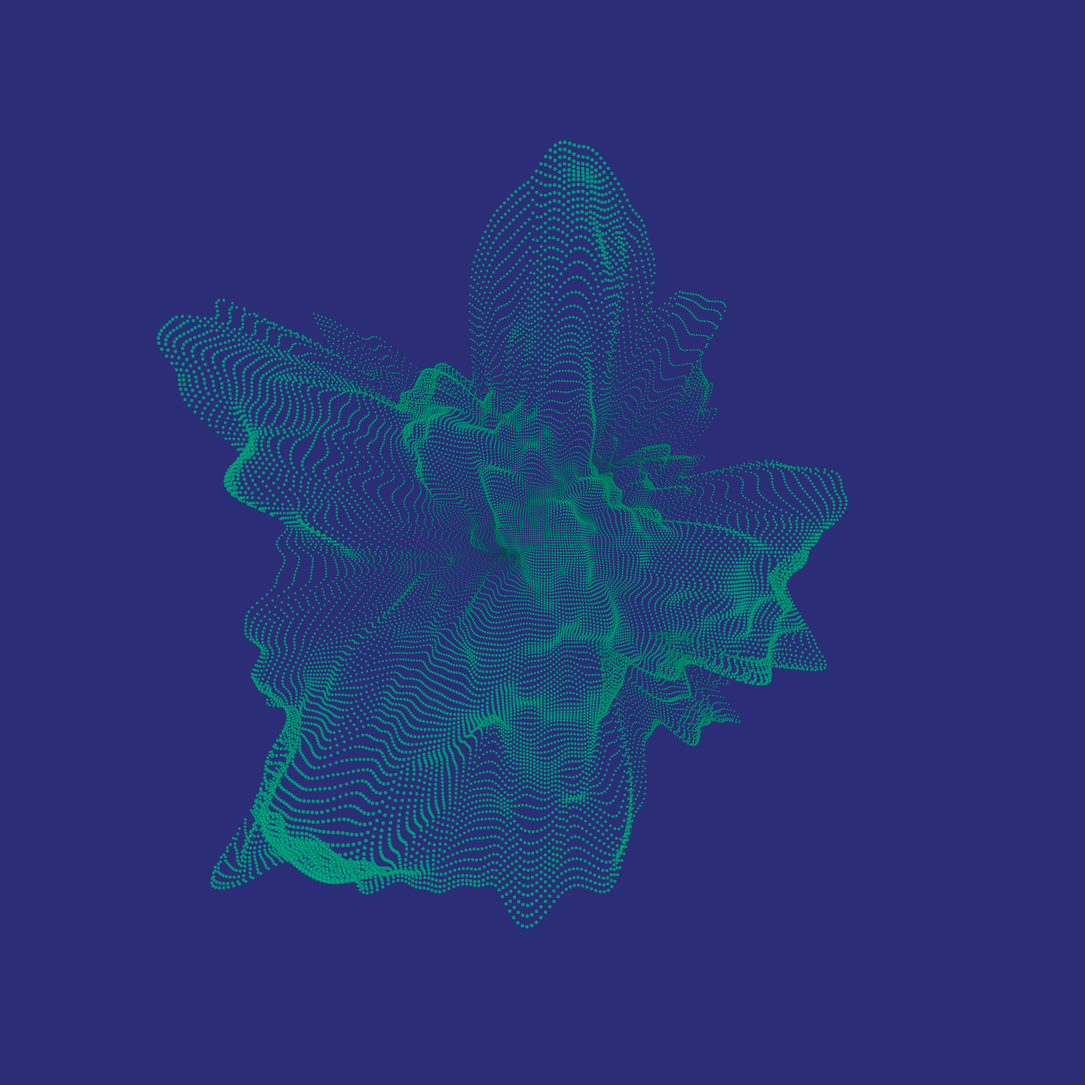
Frame 1 (no input)
Frame 60 (no input): identical to frame 1, image omitted
Frame 120 (the mouse pressed at the canvas centre since frame 60): identical to frame 1, image omitted

The p5.js sketch that drew this single still picture (run headless with seeded random() and noise() and a simulated clock; from frame 60 on, the mouse is pressed at the canvas centre):

// p5.js sketch
// ── sketch.js
// Copy of "Listing i.1" in Matt Pearson's 
// "Generative Art: A opractical Guide using Processing" (2011: xxiii)
// Translated from processing into p5 and changed colors

function setup() {
  createCanvas(windowWidth, windowHeight);
  //createCanvas(2000, 2000);
  limit = 200
  background(44, 45, 119);
  stroke(0, 50);
  colorMode('RGBA')
  fill(0, 173, 139, 200);
  let xstart = random(10);
  let ynoise = random(10);
  translate(width / 2, height / 2, 0);
  for(let y = -(height / 8); y <= (height / 8); y += 3) {
    ynoise += 0.02;
    let xnoise = xstart;
    
    // Using height instead of width here does prevent stretching of the shape
    // when using windowWidth and Height to create the canvas in lines 6 & 7.
    // Original listing used the commented out lines 22 and 7.

    // for (let x = -(width / 8); x <= (width / 8); x += 3) {
    for (let x = -(height / 8); x <= (height / 8); x += 3) { 
      xnoise += 0.02;
      drawPoint(x, y, noise(xnoise, ynoise));
    }
  }
}

function draw() {}

function drawPoint(x, y, noiseFactor) {
  push();
  translate(x * noiseFactor * 4, y * noiseFactor * 4, -y);
  let edgeSize = noiseFactor * 10;
  ellipse(0, 0, edgeSize, edgeSize);
  pop();
}
